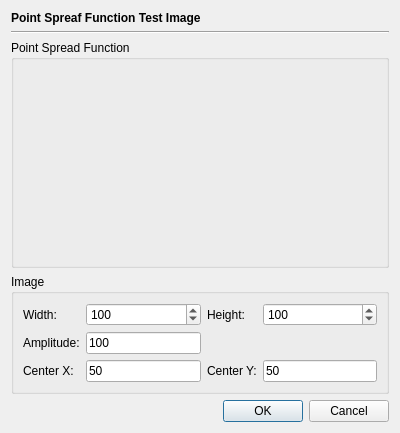
<?xml version="1.0" encoding="UTF-8"?>
<ui version="4.0">
 <class>PSFTestImageDialog</class>
 <widget class="QDialog" name="PSFTestImageDialog">
  <property name="geometry">
   <rect>
    <x>0</x>
    <y>0</y>
    <width>400</width>
    <height>433</height>
   </rect>
  </property>
  <property name="windowTitle">
   <string>Dialog</string>
  </property>
  <layout class="QVBoxLayout" name="verticalLayout">
   <item>
    <widget class="QLabel" name="label">
     <property name="font">
      <font>
       <bold>true</bold>
      </font>
     </property>
     <property name="text">
      <string>Point Spreaf Function Test Image</string>
     </property>
    </widget>
   </item>
   <item>
    <widget class="Line" name="line">
     <property name="orientation">
      <enum>Qt::Horizontal</enum>
     </property>
    </widget>
   </item>
   <item>
    <widget class="QGroupBox" name="groupBox">
     <property name="sizePolicy">
      <sizepolicy hsizetype="Preferred" vsizetype="Preferred">
       <horstretch>0</horstretch>
       <verstretch>1</verstretch>
      </sizepolicy>
     </property>
     <property name="title">
      <string>Point Spread Function</string>
     </property>
     <layout class="QVBoxLayout" name="verticalLayout_2">
      <item>
       <widget class="PSFWidget" name="psfWidget" native="true"/>
      </item>
     </layout>
    </widget>
   </item>
   <item>
    <widget class="QGroupBox" name="groupBox_2">
     <property name="title">
      <string>Image</string>
     </property>
     <layout class="QGridLayout" name="gridLayout">
      <item row="0" column="1">
       <widget class="QSpinBox" name="widthBox">
        <property name="sizePolicy">
         <sizepolicy hsizetype="Minimum" vsizetype="Fixed">
          <horstretch>1</horstretch>
          <verstretch>0</verstretch>
         </sizepolicy>
        </property>
        <property name="minimum">
         <number>20</number>
        </property>
        <property name="maximum">
         <number>10000</number>
        </property>
        <property name="value">
         <number>100</number>
        </property>
       </widget>
      </item>
      <item row="1" column="1">
       <widget class="QLineEdit" name="amplitudeField">
        <property name="sizePolicy">
         <sizepolicy hsizetype="Expanding" vsizetype="Fixed">
          <horstretch>1</horstretch>
          <verstretch>0</verstretch>
         </sizepolicy>
        </property>
        <property name="text">
         <string>100</string>
        </property>
       </widget>
      </item>
      <item row="2" column="1">
       <widget class="QLineEdit" name="centerXField">
        <property name="sizePolicy">
         <sizepolicy hsizetype="Expanding" vsizetype="Fixed">
          <horstretch>1</horstretch>
          <verstretch>0</verstretch>
         </sizepolicy>
        </property>
        <property name="text">
         <string>50</string>
        </property>
       </widget>
      </item>
      <item row="0" column="4">
       <widget class="QLabel" name="label_3">
        <property name="sizePolicy">
         <sizepolicy hsizetype="Maximum" vsizetype="Preferred">
          <horstretch>0</horstretch>
          <verstretch>0</verstretch>
         </sizepolicy>
        </property>
        <property name="text">
         <string>Height:</string>
        </property>
       </widget>
      </item>
      <item row="1" column="0">
       <widget class="QLabel" name="label_8">
        <property name="text">
         <string>Amplitude:</string>
        </property>
       </widget>
      </item>
      <item row="2" column="0">
       <widget class="QLabel" name="label_4">
        <property name="text">
         <string>Center X:</string>
        </property>
       </widget>
      </item>
      <item row="0" column="0">
       <widget class="QLabel" name="label_2">
        <property name="sizePolicy">
         <sizepolicy hsizetype="Maximum" vsizetype="Preferred">
          <horstretch>0</horstretch>
          <verstretch>0</verstretch>
         </sizepolicy>
        </property>
        <property name="text">
         <string>Width:</string>
        </property>
       </widget>
      </item>
      <item row="2" column="4">
       <widget class="QLabel" name="label_5">
        <property name="text">
         <string>Center Y:</string>
        </property>
       </widget>
      </item>
      <item row="2" column="5">
       <widget class="QLineEdit" name="centerYField">
        <property name="text">
         <string>50</string>
        </property>
       </widget>
      </item>
      <item row="0" column="5">
       <widget class="QSpinBox" name="heightBox">
        <property name="sizePolicy">
         <sizepolicy hsizetype="Minimum" vsizetype="Fixed">
          <horstretch>1</horstretch>
          <verstretch>0</verstretch>
         </sizepolicy>
        </property>
        <property name="minimum">
         <number>20</number>
        </property>
        <property name="maximum">
         <number>10000</number>
        </property>
        <property name="value">
         <number>100</number>
        </property>
       </widget>
      </item>
     </layout>
    </widget>
   </item>
   <item>
    <widget class="QDialogButtonBox" name="buttonBox">
     <property name="orientation">
      <enum>Qt::Horizontal</enum>
     </property>
     <property name="standardButtons">
      <set>QDialogButtonBox::Cancel|QDialogButtonBox::Ok</set>
     </property>
    </widget>
   </item>
  </layout>
 </widget>
 <customwidgets>
  <customwidget>
   <class>PSFWidget</class>
   <extends>QWidget</extends>
   <header location="global">fitsbase/widgets/psfwidget.h</header>
   <container>1</container>
  </customwidget>
 </customwidgets>
 <tabstops>
  <tabstop>widthBox</tabstop>
  <tabstop>heightBox</tabstop>
  <tabstop>amplitudeField</tabstop>
  <tabstop>centerXField</tabstop>
  <tabstop>centerYField</tabstop>
 </tabstops>
 <resources/>
 <connections>
  <connection>
   <sender>buttonBox</sender>
   <signal>accepted()</signal>
   <receiver>PSFTestImageDialog</receiver>
   <slot>accept()</slot>
   <hints>
    <hint type="sourcelabel">
     <x>248</x>
     <y>254</y>
    </hint>
    <hint type="destinationlabel">
     <x>157</x>
     <y>274</y>
    </hint>
   </hints>
  </connection>
  <connection>
   <sender>buttonBox</sender>
   <signal>rejected()</signal>
   <receiver>PSFTestImageDialog</receiver>
   <slot>reject()</slot>
   <hints>
    <hint type="sourcelabel">
     <x>316</x>
     <y>260</y>
    </hint>
    <hint type="destinationlabel">
     <x>286</x>
     <y>274</y>
    </hint>
   </hints>
  </connection>
 </connections>
</ui>
